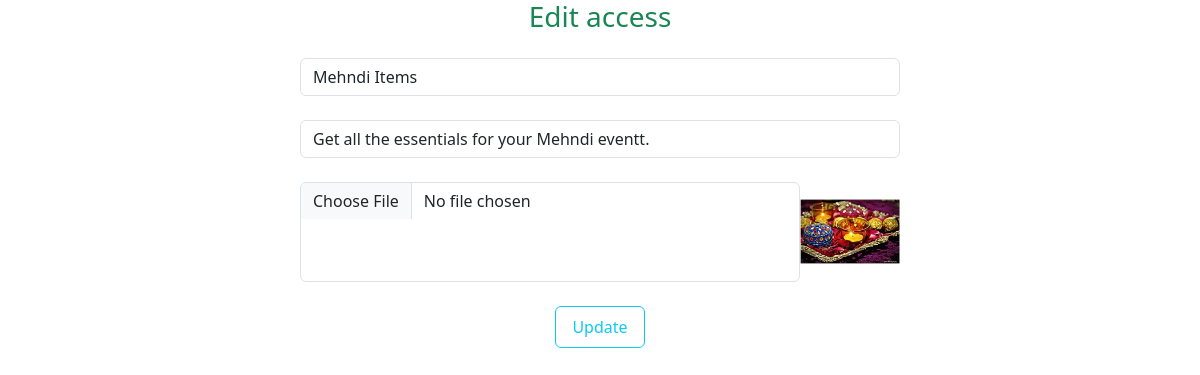
Page /access/index2.php?edit_account=1 on the committed database.
### tables this page shows
CREATE TABLE `access` (
  `access_id` int(11) NOT NULL,
  `access_title` varchar(255) NOT NULL,
  `access_description` varchar(10000) NOT NULL,
  `access_image1` varchar(255) NOT NULL
);

### access/edit_access.php (the view, shortened to what this page needs)
<?php
if(isset($_GET['edit_account'])){
    $edit_id=$_GET['edit_account'];
    $select_query="SELECT * FROM `access` WHERE access_id='$edit_id'";
    $result_query=mysqli_query($con,$select_query);
    $row_fetch=mysqli_fetch_assoc($result_query);
    $access_title=$row_fetch['access_title'];
    $access_description=$row_fetch['access_description'];
    $access_image1=$row_fetch['access_image1'];
}
?>
<!DOCTYPE html>
<html lang="en">
<head>
    <link href="https://cdn.jsdelivr.net/npm/bootstrap@5.3.2/dist/css/bootstrap.min.css" rel="stylesheet"
>
    <link rel="stylesheet" href="https://cdnjs.cloudflare.com/ajax/libs/font-awesome/6.4.2/css/all.min.css"
    integrity="sha512-z3gLpd7yknf1YoNbCzqRKc4qyor8gaKU1qmn+CShxbuBusANI9QpRohGBreCFkKxLhei6S9CQXFEbbKuqLg0DA==
    " />
</head>
<body>
    <h3 class="text-center text-success mb-4"> Edit access</h3>
    <form action="" method="post" enctype="multipart/form-data" class="text-center">
        <div class="form-outline mb-4">
            <input type="text" class="form-control w-50 m-auto" name="access_title" value="<?php echo $access_title ?> ">
        </div>
        <div class="form-outline mb-4">
            <input type="text" class="form-control w-50 m-auto" name="access_description" value="<?php echo $access_description ?> ">
        </div>
        <div class="form-outline mb-4 d-flex w-50 m-auto">
            <input type="file" class="form-control " name="access_image1">
            <img src="./images/<?php echo $access_image1 ?>" alt="" class="edit_image">
        </div>
            <input type="submit" value="Update" class="btn btn-outline-info py-2 px-3" name="user_update">
    </form>
</body>
</html>

### access/edit_access.php (style rules this page uses)
body { overflow-x: hidden; }
.edit_image { width: 100px; height: 100px; object-fit: contain; }

### rows in the picture
access: access_title "Mehndi Items", access_description "Get all the essentials for your Mehndi eventt.", access_image1 (picture)
